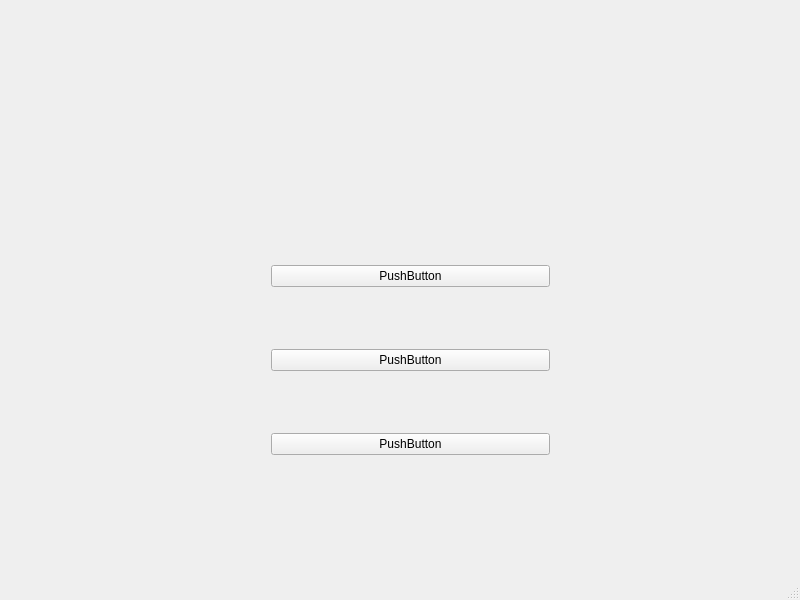
<?xml version="1.0" encoding="UTF-8"?>
<ui version="4.0">
 <class>MainWindow</class>
 <widget class="QMainWindow" name="MainWindow">
  <property name="geometry">
   <rect>
    <x>0</x>
    <y>0</y>
    <width>800</width>
    <height>600</height>
   </rect>
  </property>
  <property name="windowTitle">
   <string>MainWindow</string>
  </property>
  <widget class="QWidget" name="centralwidget">
   <widget class="QWidget" name="verticalLayoutWidget">
    <property name="geometry">
     <rect>
      <x>260</x>
      <y>200</y>
      <width>301</width>
      <height>321</height>
     </rect>
    </property>
    <layout class="QVBoxLayout" name="verticalLayout">
     <property name="spacing">
      <number>8</number>
     </property>
     <property name="sizeConstraint">
      <enum>QLayout::SetDefaultConstraint</enum>
     </property>
     <property name="leftMargin">
      <number>11</number>
     </property>
     <property name="topMargin">
      <number>11</number>
     </property>
     <property name="rightMargin">
      <number>11</number>
     </property>
     <property name="bottomMargin">
      <number>11</number>
     </property>
     <item>
      <widget class="QPushButton" name="pushButton_2">
       <property name="text">
        <string>PushButton</string>
       </property>
      </widget>
     </item>
     <item>
      <widget class="QPushButton" name="pushButton_3">
       <property name="text">
        <string>PushButton</string>
       </property>
      </widget>
     </item>
     <item>
      <widget class="QPushButton" name="pushButton">
       <property name="text">
        <string>PushButton</string>
       </property>
      </widget>
     </item>
    </layout>
   </widget>
   <widget class="QWidget" name="horizontalLayoutWidget">
    <property name="geometry">
     <rect>
      <x>90</x>
      <y>30</y>
      <width>611</width>
      <height>80</height>
     </rect>
    </property>
    <layout class="QHBoxLayout" name="horizontalLayout"/>
   </widget>
  </widget>
  <widget class="QMenuBar" name="menubar">
   <property name="geometry">
    <rect>
     <x>0</x>
     <y>0</y>
     <width>800</width>
     <height>22</height>
    </rect>
   </property>
  </widget>
  <widget class="QStatusBar" name="statusbar"/>
 </widget>
 <resources/>
 <connections/>
</ui>
